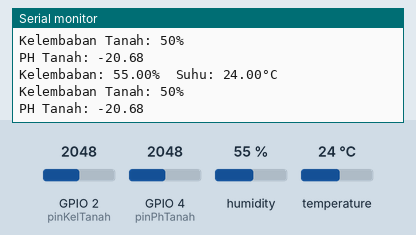
Simulated run of this sketch. Board: ESP32. On the bench: the last lines printed to the serial monitor. Inputs (shaded band) come from the test bench; at power-on: humidity 55 %, GPIO 2 (pinKelTanah) = 2048, GPIO 4 (pinPhTanah) = 2048, temperature 24 °C. WiFi joins after 1.5 s; servers stay silent unless stated.

Above: at 3.0 s.
3.1 s: humidity set to 22 %
At 4.0 s:
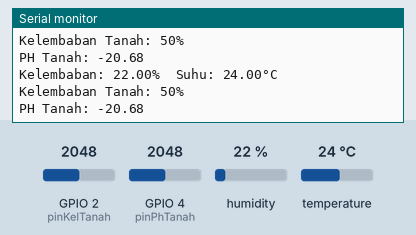
4.6 s: GPIO 2 (pinKelTanah) set to 2866
At 5.7 s:
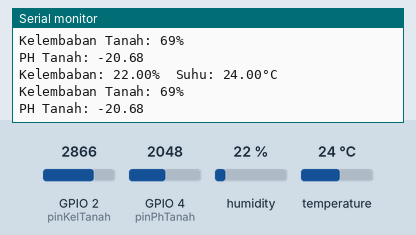
6.1 s: GPIO 4 (pinPhTanah) set to 2866
At 7.0 s:
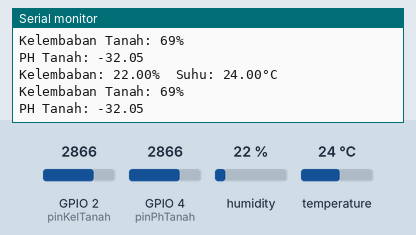

Measured:
- after the input at 3.1 s, the serial monitor: prints a new line after 0.72 s (image 1)
- after the input at 4.6 s, the serial monitor: prints a new line at once (image 2)
- after the input at 6.1 s, the serial monitor: prints a new line at once (image 3)

The sketch:

Program.ino
```cpp
#define BLYNK_PRINT Serial
#define BLYNK_TEMPLATE_ID "TMPL6KUFzIoeC"
#define BLYNK_TEMPLATE_NAME "Monitoring Lingkungan Tumbuhan"
#define BLYNK_AUTH_TOKEN "GTjxn6w6ZuqE2bdR1vpP3x3P_Y8O8-vh"

#include <WiFi.h>
#include <BlynkSimpleEsp32.h>
#include <DHT.h>

const char* ssid = "Nama Wifi";
const char* password = "Pass Wifi";
#define pinKelTanah 2
#define pinPhTanah 4
#define DHTPIN 5
#define DHTTYPE DHT22

DHT dht(DHTPIN, DHTTYPE);

void kelTanah(){
  int nilaiKelembabanTanah = analogRead(pinKelTanah);
  int persentaseKelembaban = map(nilaiKelembabanTanah, 0, 4095, 0, 100);

  Serial.print("Kelembaban Tanah: ");
  Serial.print(persentaseKelembaban);
  Serial.println("%");
  Blynk.virtualWrite(V0, persentaseKelembaban);
}

void phTanah(){
  int bacasensor = analogRead(pinPhTanah);
  //rumus didapat berdasarkan datasheet
  float phtanah = (-0.0139*bacasensor)+7.7851;
  Serial.print("PH Tanah: ");
  Serial.println(phtanah);
  Blynk.virtualWrite(V1, phtanah);
}

void Dht(){
  float h = dht.readHumidity();
  float t = dht.readTemperature();
  if (isnan(h) || isnan(t)) {
    Serial.println("Gagal membaca dari sensor DHT");
    return;
  }
  Serial.print("Kelembaban: ");
  Serial.print(h);
  Serial.print("%\t");
  Serial.print("Suhu: ");
  Serial.print(t);
  Serial.println("°C");
  Blynk.virtualWrite(V2, t);
  Blynk.virtualWrite(V3, h);
}

void setup() {
  Serial.begin(115200);
  Blynk.begin(BLYNK_AUTH_TOKEN, ssid, password);
  dht.begin();

}

void loop() {
  Blynk.run();
  kelTanah();
  phTanah();
  Dht();
}
```
